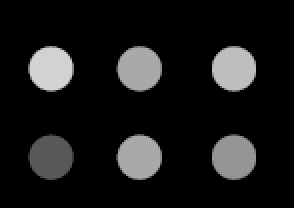
#> input picture better_test_small.png, 147 x 104 px (shown 2 times larger)
$ python circles3.py
#> lines starting #> are read from the running program, lines starting #| are printed output that depends on the picture
import numpy as np
import cv2
import sys
import csv
import copy

img = cv2.imread('better_test_small.png', 0)
#> img is the input picture: shape (104, 147); min 0, max 211, mean 25
img = cv2.medianBlur(img, 5)
cimg = cv2.cvtColor(img, cv2.COLOR_GRAY2BGR)

circles = cv2.HoughCircles(img, cv2.HOUGH_GRADIENT, 1, 20, param1=50, param2=30, minRadius=0, maxRadius=40)
#> circles = [[116.5, 34.5, 10.5], [116.5, 77.5, 10.6], [24.5, 33.5, 10.6], [69.5, 77.5, 10.6], [69.5, 34.5, 10.6], [25.5, 77.5, 10.6]]

circles = np.uint16(np.around(circles))
#> circles = [[116, 34, 10], [116, 78, 11], [24, 34, 11], [70, 78, 11], [70, 34, 11], [26, 78, 11]]


# for i in circles[0,:]:
#   # draw the outer circle
#
#   #i[0] =  x position, i[1] = y position, i[2] = radius
#
#   print(i[0],i[1])
#
#   #THIS THING IS INVERTED (y comes before x)!!!
#   print(cimg[i[1], i[0]])
#
#
#   cv2.circle(cimg,(i[0],i[1]),i[2],(0,255,0),2)
#   #draw the center of the circle
#   cv2.circle(cimg,(i[0],i[1]),2,(0,0,255),3)


circles = circles[0]


for i in range(len(circles)):
    # print(circles)
    # print((circles[i][0]), (circles[i][1]))
    # print(cimg[(circles[i][1]),(circles[i][0])])

    # draw the outside of the circle

    cv2.circle(cimg, (circles[i][0], circles[i][1]), circles[i][2], (0, 255, 0), 2)

    # print(sum(cimg[(circles[i][1]),(circles[i][0])]))

    # replace the radius value with the pixel value
    circles[i][2] = sum(cimg[(circles[i][1]), (circles[i][0])])
#> this loop made 6 passes
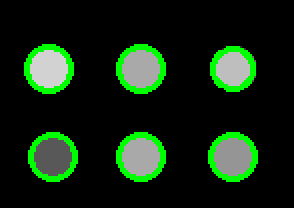
#> cimg: shape (104, 147, 3) (shown 2 times larger); mean B, G, R 17.5, 37.7, 17.5
#> after the loop, circles = [[116, 34, 570], [116, 78, 447], [24, 34, 630], [70, 78, 507], [70, 34, 507], [26, 78, 264]]

    # print(circles[i])


# swapping by the x then y then x coordinate


for coordinate in [1, 0, 1]:
    done = False
    while done is False:
        swap = 0

        for j in range(len(circles)):
            # print("j = ",j)
            for k in range(j):
                # print("k = ",k)
                if circles[k][coordinate] > circles[k+1][coordinate]:
                    swap = swap+1
                    # print("ck:",circles[k])
                    # print("ck+1:",circles[k+1])

                    for l in range(len(circles[coordinate])):
                        ck = circles[k][l]
                        ckplus = circles[k+1][l]

                        circles[k][l] = ckplus
                        circles[k+1][l] = ck

                    # print("new")
                    # print("ck:", circles[k])
                    # print("ck+1:", circles[k + 1])

        if swap == 0:
            done = True
#> after the loop, circles = [[24, 34, 630], [70, 34, 507], [116, 34, 570], [26, 78, 264], [70, 78, 507], [116, 78, 447]]

# Finding thresehold distance between x and y

xRange = np.abs(int(circles[0][0]) - int(circles[-1][0]))
#> xRange = 92
xThres = int(0.1*xRange)
#> xThres = 9

yRange = np.abs(int(circles[0][1]) - int(circles[-1][1]))
#> yRange = 44
yThres = int(0.01*yRange)
#> yThres = 0

# Finding average distance between x and y

xDiff = 0
steps = 0
for i in range(len(circles)-1):
    diff = abs(int(circles[i][0]) - int(circles[i + 1][0]))
    if diff > xThres:
        xDiff = xDiff + diff
        steps = steps+1
#> this loop made 5 passes
#> (diff, xDiff) on passes 1 to 5: (46, 46), (46, 92), (90, 182), (44, 226), (46, 272)
#> after the loop, steps = 5; xDiff = 272

xDiff = xDiff/steps
#> xDiff = 54.4


yDiff = 0
steps = 0
for i in range(len(circles)-1):
    diff = abs(int(circles[i][1]) - int(circles[i + 1][1]))
    if diff > yThres:
        yDiff = yDiff + diff
        steps = steps+1
#> this loop made 5 passes
#> (diff, yDiff, steps) on pass 3: (44, 44, 1)
#> diff on passes 1, 2, 4, 5: 0, 0, 0, 0
#> after the loop, steps = 1; yDiff = 44


yDiff = yDiff/steps
print(yDiff)
#| 44.0

# CSV

rowLength = 0


columnLength = 1
with open('data.csv', newline='') as csvfile:
#> (reads data.csv from the repository)
    spamreader = csv.reader(csvfile, delimiter=',', quotechar='|')
    # rowLength = len(spamreader[0])

    for row in spamreader:  # get length of first row
        rowLength = len(row)
        break

    for row in spamreader:  # get length of first row
        columnLength = columnLength+1

print(columnLength)


rowList = []
sgap = 44.0

firstRow = []

for i in range(len(circles)-1):
    firstRow.append(circles[i])
    if circles[i + 1][1] - circles[i][1] > (0.1 * sgap):
        break
#> this loop made 3 passes
#> after the loop, firstRow = [[24, 34, 630], [70, 34, 507], [116, 34, 570]]


firstRow = copy.deepcopy(firstRow)

print(firstRow)
#| [array([ 24,  34, 630], dtype=uint16), array([ 70,  34, 507], dtype=uint16), array([116,  34, 570], dtype=uint16)]


for i in range(len(circles)-1):

    # print(circles[i + 1][1] - circles[i][1])
    if circles[i + 1][1] - circles[i][1] > (0.1 * sgap):
        gap = circles[i + 1][1] - circles[i][1]
        # print("Gap is ",gap)

        if gap > sgap:
            ngaps = int(round(gap/sgap - 1.0))
            if ngaps > 0:
                while ngaps > 0:
                    for j in range(len(firstRow)):
                        element = np.zeros_like(circles[2])
                        print("initial", element)

                        element[0] = firstRow[j][0]
                        print("a", element)

                        element[1] = circles[i][1] + sgap
                        element[2] = 0.0

                        print("b", element)

                        circles = np.concatenate([circles, [element]], axis=0)
                        print("appended")
                    ngaps = ngaps-1
#> this loop made 5 passes
#> gap on pass 3: 44
#> after the loop, gap = 44


for coordinate in [1, 0, 1]:
    done = False
    while done is False:
        swap = 0

        for j in range(len(circles)):
            # print("j = ",j)
            for k in range(j):
                # print("k = ",k)
                if circles[k][coordinate] > circles[k+1][coordinate]:
                    swap = swap+1
                    # print("ck:",circles[k])
                    # print("ck+1:",circles[k+1])

                    for l in range(len(circles[coordinate])):
                        ck = circles[k][l]
                        ckplus = circles[k+1][l]

                        circles[k][l] = ckplus
                        circles[k+1][l] = ck

                    # print("new")
                    # print("ck:", circles[k])
                    # print("ck+1:", circles[k + 1])

        if swap == 0:
            done = True


a = 1
for i in range(len(circles)-1):
    if circles[i + 1][1] - circles[i][1] > (0.1 * sgap):
        a = a + 1
    if circles[i + 1][1] - circles[i][1] < (0.1 * sgap):
        circles[i][1] = a
    else:
        circles[i][1] = a-1
#> this loop made 5 passes
#> a on pass 3: 2
#> after the loop, a = 2; circles = [[24, 1, 630], [70, 1, 507], [116, 1, 570], [26, 2, 264], [70, 2, 507], [116, 78, 447]]


circles[-1][1] = circles[-2][1]
n_rows = circles[-1][1]
#> n_rows = 2

for i in range(len(circles)):
    for j in range(len(firstRow)):
        # print("firstrow j", firstRow[j][0])
        # print("circles i", circles[i][0])
        if int(abs(int(firstRow[j][0]) - int(circles[i][0]))) < 5:
            circles[i][0] = j+1
#> after the loop, circles = [[1, 1, 630], [2, 1, 507], [3, 1, 570], [1, 2, 264], [2, 2, 507], [3, 2, 447]]


circles_empty = np.zeros((n_rows, len(firstRow)))
#> circles_empty = [[0, 0, 0], [0, 0, 0]]

print(circles)
#| [[  1   1 630]
#|  [  2   1 507]
#|  [  3   1 570]
#|  [  1   2 264]
#|  [  2   2 507]
#|  [  3   2 447]]
# print(circles[0][0:2])


# for k in range(1, (rowLength+1)*(columnLength+1)):
#
#
#     for i in range(1,rowLength+1):
#
#     for j in range(1,columnLength+1):

for i in range(1, 4):
    for j in range(1, 65):
        for l in range(len(circles)):
            if circles[l][0] == [i]:
                if circles[l][1] == j:
                    # print(i,j)
                    circles_empty[j-1][i-1] = circles[l][2]
#> after the loop, circles_empty = [[630, 507, 570], [264, 507, 447]]


print(circles_empty)
#| [[630. 507. 570.]
#|  [264. 507. 447.]]

print(circles_empty[0][0])
#| 630.0

# x range is from row length of csv


# y rang is column length of csv

# for i in range(max())

#
# for coordinate in [1,0,1]:
#     done = False
#     while done is False:
#         swap = 0
#
#         for j in range(len(circles) ):
#             # print("j = ",j)
#             for k in range(j):
#                 # print("k = ",k)
#                 if circles[k][coordinate] > circles[k+1][coordinate]:
#                     swap = swap+1
#                     # print("ck:",circles[k])
#                     # print("ck+1:",circles[k+1])
#
#                     for l in range(len(circles[coordinate])):
#                         ck = circles[k][l]
#                         ckplus = circles[k+1][l]
#
#                         circles[k][l] = ckplus
#                         circles[k+1][l] = ck
#
#                     # print("new")
#                     # print("ck:", circles[k])
#                     # print("ck+1:", circles[k + 1])
#
#         if swap == 0:
#             done = True
#
#
#
#
# print(circles)


# for i in range(len(circles)-1):
#     row = []
#     if circles[i+1][1]-circles[i][1] > (0.1*sgap):
#         row.append(circles[i])
#     rowList.append(row)
# print(rowList)

#> (the run stopped early here; a loop or call above may not have finished)
